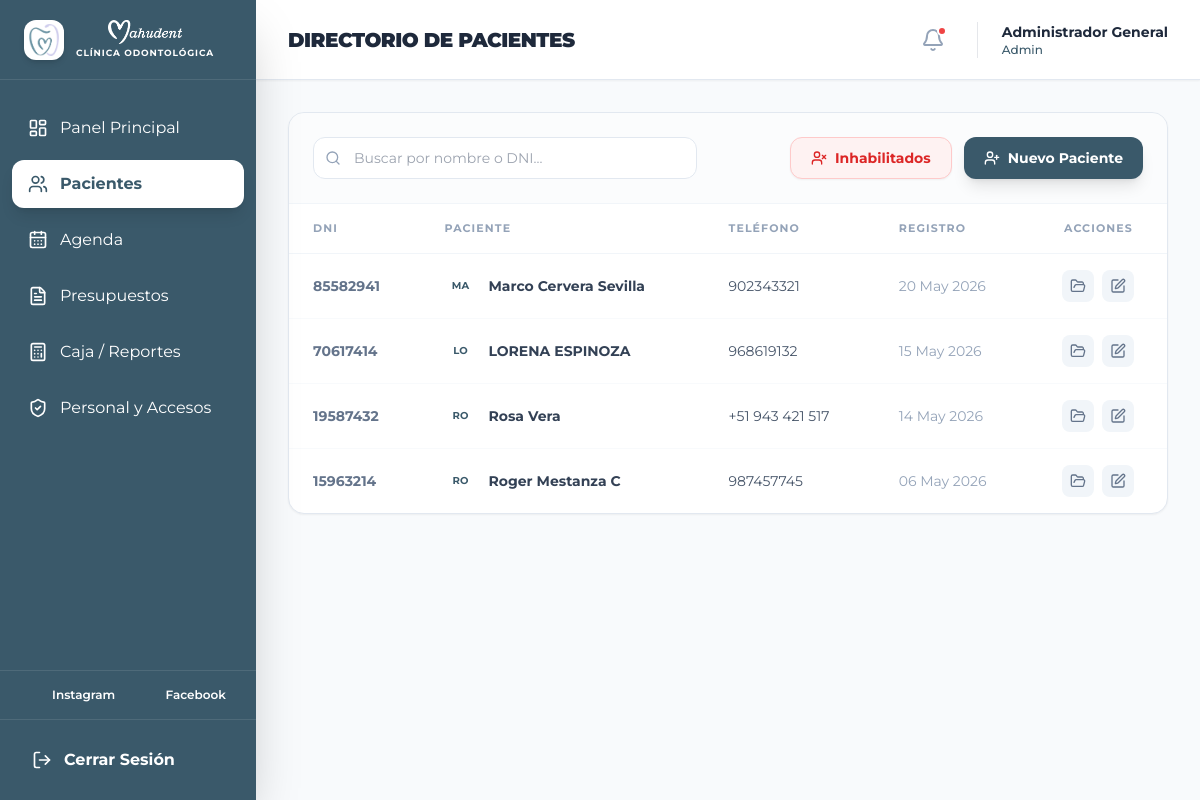
The app's page /pacientes.php (signed in) with its own data.
### tables this page shows
CREATE TABLE `pacientes` (
  `id` int(11) NOT NULL AUTO_INCREMENT,
  `dni` varchar(20) NOT NULL,
  `nombre` varchar(100) NOT NULL,
  `fecha_nacimiento` date DEFAULT NULL,
  `lugar_nacimiento` varchar(100) DEFAULT NULL,
  `sexo` varchar(15) DEFAULT NULL,
  `telefono` varchar(20) DEFAULT NULL,
  `email` varchar(100) DEFAULT NULL,
  `direccion` varchar(255) DEFAULT NULL,
  `procedencia` varchar(100) DEFAULT NULL,
  `contacto_emergencia` varchar(150) DEFAULT NULL,
  `telefono_emergencia` varchar(20) DEFAULT NULL,
  `ocupacion` varchar(100) DEFAULT NULL,
  `alergias` text,
  `enfermedades_cronicas` text,
  `padece_enfermedad` tinyint(1) DEFAULT NULL,
  `consume_medicamentos` tinyint(1) DEFAULT NULL,
  `medicamentos_detalle` varchar(255) DEFAULT NULL,
  `alergia_medicamentos` tinyint(1) DEFAULT NULL,
  `alergia_medicamentos_detalle` varchar(255) DEFAULT NULL,
  `antecedentes_familiares` tinyint(1) DEFAULT NULL,
  `antecedentes_familiares_detalle` varchar(255) DEFAULT NULL,
  `alergia_anestesia` tinyint(1) DEFAULT NULL,
  `embarazada` tinyint(1) DEFAULT NULL,
  `sangran_encias` tinyint(1) DEFAULT NULL,
  `ultima_visita_dentista` date DEFAULT NULL,
  `ultima_visita_motivo` varchar(255) DEFAULT NULL,
  `frecuencia_cepillado` varchar(50) DEFAULT NULL,
  `usa_cepillo` tinyint(1) DEFAULT '1',
  `usa_pasta_dental` tinyint(1) DEFAULT '1',
  `usa_hilo_dental` tinyint(1) DEFAULT '0',
  `usa_enjuague` tinyint(1) DEFAULT '0',
  `fecha_registro` timestamp NOT NULL DEFAULT CURRENT_TIMESTAMP,
  `estado_activo` tinyint(1) DEFAULT '1',
  PRIMARY KEY (`id`),
  UNIQUE KEY `dni` (`dni`)
);

### controllers/PacienteController.php (called while the page is built, shortened)
<?php
require_once 'config/conexion.php';
require_once 'models/Paciente.php';
class PacienteController {
    private $pacienteModel;
    public function __construct() {
        global $conn;
        $this->pacienteModel = new Paciente($conn);
    }
    public function index() {
        return $this->pacienteModel->getAll();
    }
}
?>

### models/Paciente.php (called while the page is built, shortened)
<?php
class Paciente {
    private $conn;
    public function __construct($db) {
        $this->conn = $db;
    }
    public function getAll() {
        $sql = "SELECT * FROM pacientes WHERE estado_activo = 1 ORDER BY fecha_registro DESC";
        return $this->conn->query($sql);
    }
}
?>

### pacientes.php (the view, shortened to what this page needs)
<?php
require_once 'controllers/PacienteController.php';
$controller = new PacienteController();
$ver_inhabilitados = isset($_GET['inhabilitados']) && $_GET['inhabilitados'] == '1' && $_SESSION['usuario_rol'] === 'Admin';
if ($ver_inhabilitados) {
    $resultado_pacientes = $controller->inhabilitados();
} else {
    $resultado_pacientes = $controller->index();
}
?>
<!DOCTYPE html>
<html lang="es">
<head>
    <script src="https://cdn.tailwindcss.com"></script>
</head>
<body class="flex h-screen overflow-hidden">
    <?php include 'includes/sidebar.php'; ?>
    <main class="flex-1 flex flex-col min-w-0 overflow-hidden relative">
        <?php $page_title = 'Directorio de Pacientes'; include 'includes/header.php'; ?>
        <div class="flex-1 overflow-y-auto p-4 md:p-8 relative">
            <div class="bg-white rounded-2xl shadow-sm border border-slate-200 overflow-hidden">
                <div class="p-6 border-b border-slate-100 flex flex-col md:flex-row justify-between items-start md:items-center gap-4 bg-slate-50/50">
                    <div class="relative w-full md:w-96">
                        <i data-lucide="search" class="absolute left-3 top-1/2 -translate-y-1/2 w-4 h-4 text-slate-400"></i>
                        <input type="text" id="searchPaciente" placeholder="Buscar por nombre o DNI..." class="w-full pl-10 pr-4 py-2.5 rounded-xl border border-slate-200 text-sm focus:outline-none focus:ring-2 focus:ring-teal-200 focus:border-teal-500">
                    </div>
                    <div class="flex flex-col md:flex-row gap-3 w-full md:w-auto">
                        <?php if (isset($_SESSION['usuario_rol']) && $_SESSION['usuario_rol'] === 'Admin'): ?>
                            <?php if ($ver_inhabilitados): ?>
                                <a href="pacientes.php" class="w-full md:w-auto px-5 py-2.5 bg-slate-100 text-slate-700 rounded-xl text-sm font-bold shadow-sm hover:bg-teal-200 transition flex items-center justify-center gap-2">
                                    <i data-lucide="users" class="w-4 h-4"></i> Ver Activos
                                </a>
                            <?php else: ?>
                                <a href="pacientes.php?inhabilitados=1" class="w-full md:w-auto px-5 py-2.5 bg-red-50 text-red-600 border border-red-200 rounded-xl text-sm font-bold shadow-sm hover:bg-red-100 transition flex items-center justify-center gap-2">
                                    <i data-lucide="user-x" class="w-4 h-4"></i> Inhabilitados
                                </a>
                            <?php endif; ?>
                        <?php endif; ?>
                        <button onclick="abrirModal()" class="w-full md:w-auto px-5 py-2.5 bg-brand text-white rounded-xl text-sm font-bold shadow-lg hover:bg-teal-800 transition flex items-center justify-center gap-2">
                            <i data-lucide="user-plus" class="w-4 h-4"></i> Nuevo Paciente
                        </button>
                    </div>
                </div>
                <div class="overflow-x-auto">
                    <table class="w-full text-left border-collapse">
                        <thead>
                            <tr class="text-[11px] font-black text-slate-400 uppercase tracking-widest border-b border-slate-100">
                                <th class="px-6 py-4">DNI</th>
                                <th class="px-6 py-4">Paciente</th>
                                <th class="px-6 py-4">Teléfono</th>
                                <th class="px-6 py-4">Registro</th>
                                <th class="px-6 py-4 text-center">Acciones</th>
                            </tr>
                        </thead>
                        <tbody id="tablaPacientesBody" class="divide-y divide-slate-50">
                            <?php if($resultado_pacientes->num_rows > 0): ?>
                                <?php while($paciente = $resultado_pacientes->fetch_assoc()): ?>
                                <tr class="hover:bg-slate-50/80 transition-colors group cursor-pointer" onclick="location.href='paciente_detalle.php?id=<?php echo $paciente['id']; ?>'">
                                    <td class="px-6 py-4 text-sm font-bold text-slate-500"><?php echo htmlspecialchars($paciente['dni']); ?></td>
                                    <td class="px-6 py-4">
                                        <div class="flex items-center gap-3">
                                            <div class="w-8 h-8 rounded-full bg-brand-light flex items-center justify-center text-[10px] font-bold text-brand uppercase">
                                                <?php echo substr($paciente['nombre'], 0, 2); ?>
                                            </div>
                                            <span class="text-sm font-bold text-slate-700"><?php echo htmlspecialchars($paciente['nombre']); ?></span>
                                        </div>
                                    </td>
                                    <td class="px-6 py-4 text-sm text-slate-600"><?php echo htmlspecialchars($paciente['telefono']); ?></td>
                                    <td class="px-6 py-4 text-sm text-slate-400">
                                        <?php echo date("d M Y", strtotime($paciente['fecha_registro'])); ?>
                                    </td>
                                    <td class="px-6 py-4">
                                        <div class="flex justify-center gap-2">
                                            <?php if ($ver_inhabilitados): ?>
                                                <form method="POST" action="pacientes.php" class="inline" onsubmit="event.stopPropagation(); return confirm('¿Seguro que deseas restaurar a este paciente? Volverá a estar activo en el sistema.');">
                                                    <input type="hidden" name="accion" value="restaurar_paciente">
                                                    <input type="hidden" name="paciente_id" value="<?php echo $paciente['id']; ?>">
                                                    <button type="submit" onclick="event.stopPropagation()" class="p-2 bg-slate-100 hover:bg-emerald-600 hover:text-white rounded-lg text-slate-500 transition tooltip" title="Restaurar Paciente">
                                                        <i data-lucide="refresh-cw" class="w-4 h-4"></i>
                                                    </button>
                                                </form>
                                            <?php else: ?>
                                                <a href="paciente_detalle.php?id=<?php echo $paciente['id']; ?>" class="p-2 bg-slate-100 hover:bg-brand hover:text-white rounded-lg text-slate-500 transition tooltip" title="Ver Historia" onclick="event.stopPropagation()">
                                                    <i data-lucide="folder-open" class="w-4 h-4"></i>
                                                </a>
                                                <button onclick='event.stopPropagation(); abrirModalEdicion(this)'
                                                    data-paciente="<?php echo htmlspecialchars(json_encode($paciente, JSON_UNESCAPED_UNICODE | JSON_INVALID_UTF8_SUBSTITUTE), ENT_QUOTES, "UTF-8"); ?>"
                                                    class="p-2 bg-slate-100 hover:bg-blue-600 hover:text-white rounded-lg text-slate-500 transition tooltip" title="Editar Paciente">
                                                    <i data-lucide="edit" class="w-4 h-4"></i>
                                                </button>
                                            <?php endif; ?>
                                        </div>
                                    </td>
                                </tr>
                                <?php endwhile; ?>
                            <?php endif; ?>
                        </tbody>
                    </table>
                </div>
            </div>
        </div>
    </main>
</body>
</html>

### pacientes.php (style rules this page uses)
:root { --brand-primary: #3a596a; --brand-secondary: #ede8f7; --brand-accent: #937ec2; }
body { font-family: 'Montserrat', sans-serif; background-color: #f8fafc; }
.bg-brand { background-color: var(--brand-primary); }
.text-brand { color: var(--brand-primary); }

### records on screen
pacientes: dni "85582941", nombre "MA", nombre "Marco Cervera Sevilla", telefono "902343321", fecha_registro "20 May 2026"
pacientes: dni "70617414", nombre "LO", nombre "LORENA ESPINOZA", telefono "968619132", fecha_registro "15 May 2026"
pacientes: dni "19587432", nombre "RO", nombre "Rosa Vera", telefono "+51 943 421 517", fecha_registro "14 May 2026"
pacientes: dni "15963214", nombre "RO", nombre "Roger Mestanza C", telefono "987457745", fecha_registro "06 May 2026"

### other values on screen
$page_title "DIRECTORIO DE PACIENTES"
$_SESSION['usuario_nombre'] "Administrador General"
$_SESSION['usuario_rol'] "Admin"
